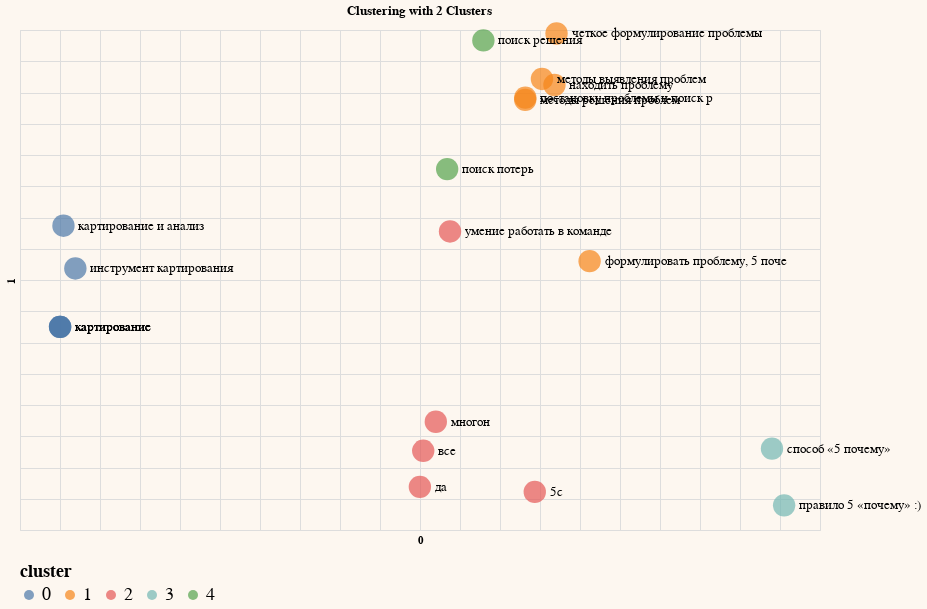

The notebook cell saved with this chart:
### Code cell
from sklearn.cluster import KMeans

# Pick the number of clusters
df_clust = df_pc2.copy()
n_clusters=5

# Cluster the embeddings
kmeans_model = KMeans(n_clusters=n_clusters, random_state=0)
classes = kmeans_model.fit_predict(embeds).tolist()
df_clust['cluster'] = (list(map(str,classes)))

# Plot on a chart
df_clust.columns = df_clust.columns.astype(str)
generate_chart(df_clust.iloc[:sample],'0','1',lbl='on',color='cluster',title='Clustering with 2 Clusters')

### Figure 1 — Vega-Lite specification as saved in the notebook (floating-point values rounded to 4 significant figures; data arrays with more than 128 entries replaced by an {"elided": "..."} marker saying what was removed)
{"config": {"view": {"continuousWidth": 300, "continuousHeight": 300}, "background": "#FDF7F0", "legend": {"labelFontSize": 18, "orient": "bottom", "titleFontSize": 18}}, "layer": [{"mark": {"type": "circle", "size": 500}, "encoding": {"color": {"field": "cluster", "type": "nominal"}, "tooltip": [{"field": "answer", "type": "nominal"}], "x": {"axis": {"domain": false, "labels": false, "ticks": false}, "field": "0", "scale": {"zero": false}, "type": "quantitative"}, "y": {"axis": {"domain": false, "labels": false, "ticks": false}, "field": "1", "scale": {"zero": false}, "type": "quantitative"}}}, {"mark": {"type": "text", "align": "left", "baseline": "middle", "color": "black", "dx": 15, "size": 13}, "encoding": {"color": {"value": "black"}, "text": {"field": "answer", "type": "nominal"}, "tooltip": [{"field": "answer", "type": "nominal"}], "x": {"axis": {"domain": false, "labels": false, "ticks": false}, "field": "0", "scale": {"zero": false}, "type": "quantitative"}, "y": {"axis": {"domain": false, "labels": false, "ticks": false}, "field": "1", "scale": {"zero": false}, "type": "quantitative"}}}], "data": {"name": "data-ddbfc79796c9feea6a9044872c1900ce"}, "height": 500, "title": "Clustering with 2 Clusters", "width": 800, "$schema": "https://vega.github.io/schema/vega-lite/v5.14.1.json", "datasets": {"data-ddbfc79796c9feea6a9044872c1900ce": [{"answer": "формулировать проблему, 5 поче", "ans_embed": {"elided": "512 float values"}, "0": 0.212, "1": 0.03011, "2": 0.1127, "cluster": "1"}, {"answer": "поиск потерь", "ans_embed": {"elided": "512 float values"}, "0": 0.03395, "1": 0.1774, "2": -0.1495, "cluster": "4"}, {"answer": "правило 5 «почему» :)", "ans_embed": {"elided": "512 float values"}, "0": 0.4552, "1": -0.3605, "2": 0.4419, "cluster": "3"}, {"answer": "умение работать в команде", "ans_embed": {"elided": "512 float values"}, "0": 0.03752, "1": 0.07768, "2": -0.03651, "cluster": "2"}, {"answer": "картирование и анализ", "ans_embed": {"elided": "512 float values"}, "0": -0.4457, "1": 0.08687, "2": 0.2434, "cluster": "0"}, {"answer": "четкое формулирование проблемы", "ans_embed": {"elided": "512 float values"}, "0": 0.1707, "1": 0.3944, "2": 0.0006944, "cluster": "1"}, {"answer": "многон", "ans_embed": {"elided": "512 float values"}, "0": 0.01977, "1": -0.2268, "2": -0.2759, "cluster": "2"}, {"answer": "методы выявления проблем", "ans_embed": {"elided": "512 float values"}, "0": 0.1524, "1": 0.3217, "2": 0.05234, "cluster": "1"}, {"answer": "методы решения проблем", "ans_embed": {"elided": "512 float values"}, "0": 0.1315, "1": 0.2882, "2": 0.005026, "cluster": "1"}, {"answer": "картирование", "ans_embed": {"elided": "512 float values"}, "0": -0.4499, "1": -0.07493, "2": 0.1185, "cluster": "0"}, {"answer": "постановку проблемы и поиск р", "ans_embed": {"elided": "512 float values"}, "0": 0.1317, "1": 0.2918, "2": -0.03175, "cluster": "1"}, {"answer": "поиск решения", "ans_embed": {"elided": "512 float values"}, "0": 0.07923, "1": 0.3833, "2": -0.06182, "cluster": "4"}, {"answer": "способ «5 почему»", "ans_embed": {"elided": "512 float values"}, "0": 0.44, "1": -0.2697, "2": 0.437, "cluster": "3"}, {"answer": "инструмент картирования", "ans_embed": {"elided": "512 float values"}, "0": -0.4308, "1": 0.01846, "2": 0.218, "cluster": "0"}, {"answer": "все", "ans_embed": {"elided": "512 float values"}, "0": 0.004035, "1": -0.2733, "2": -0.3217, "cluster": "2"}, {"answer": "картирование", "ans_embed": {"elided": "512 float values"}, "0": -0.4499, "1": -0.07493, "2": 0.1185, "cluster": "0"}, {"answer": "5с", "ans_embed": {"elided": "512 float values"}, "0": 0.1435, "1": -0.339, "2": -0.04434, "cluster": "2"}, {"answer": "картирование", "ans_embed": {"elided": "512 float values"}, "0": -0.4499, "1": -0.07493, "2": 0.1185, "cluster": "0"}, {"answer": "находить проблему", "ans_embed": {"elided": "512 float values"}, "0": 0.1681, "1": 0.312, "2": -0.1545, "cluster": "1"}, {"answer": "да", "ans_embed": {"elided": "512 float values"}, "0": -0.0001539, "1": -0.331, "2": -0.3973, "cluster": "2"}]}}
